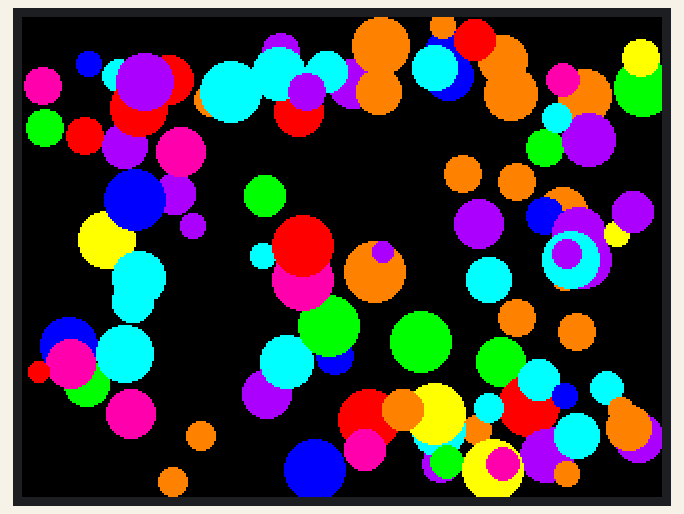
A program run on a simulated Raspberry Pi Pico running MicroPython. Parts: 320×240 colour display. Random numbers come from a fixed seed.

Above: at 0.5 s.
At 3.12 s:
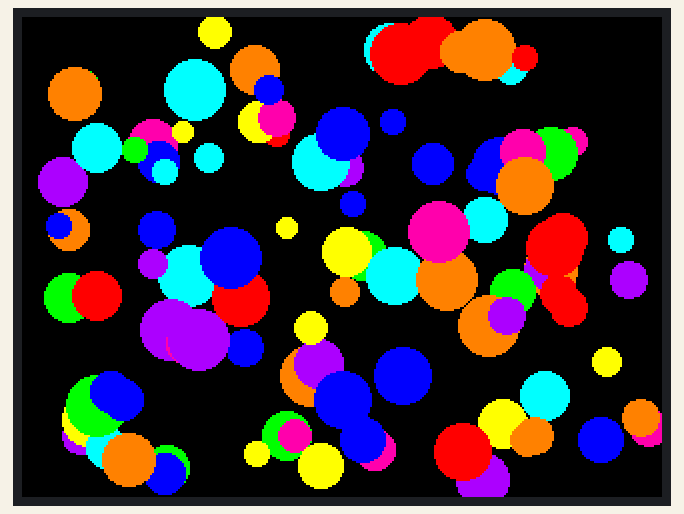
At 5.73 s:
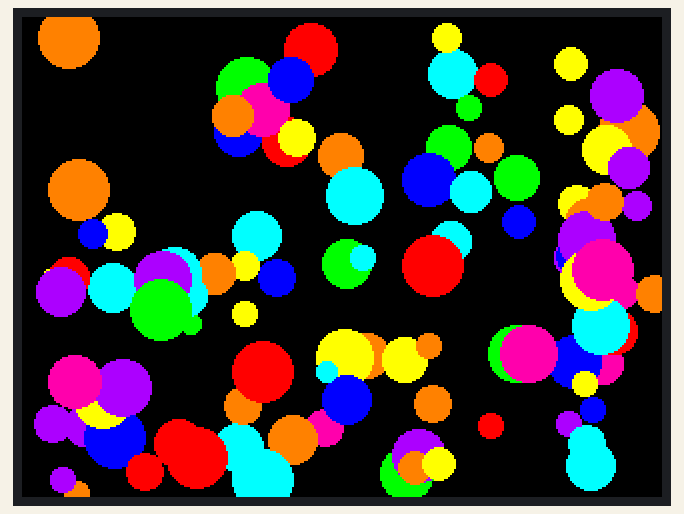
At 10.97 s:
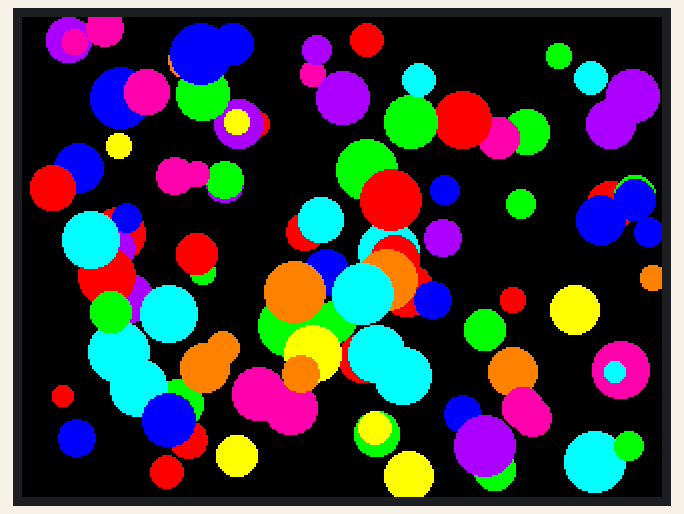
At 16.21 s:
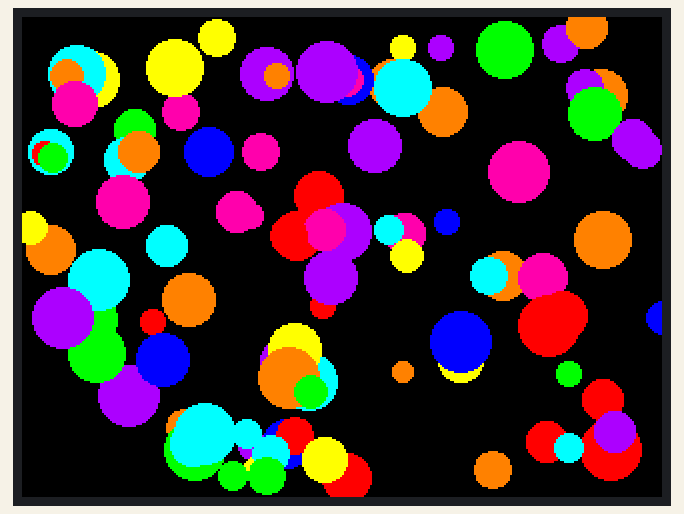
At 21.77 s:
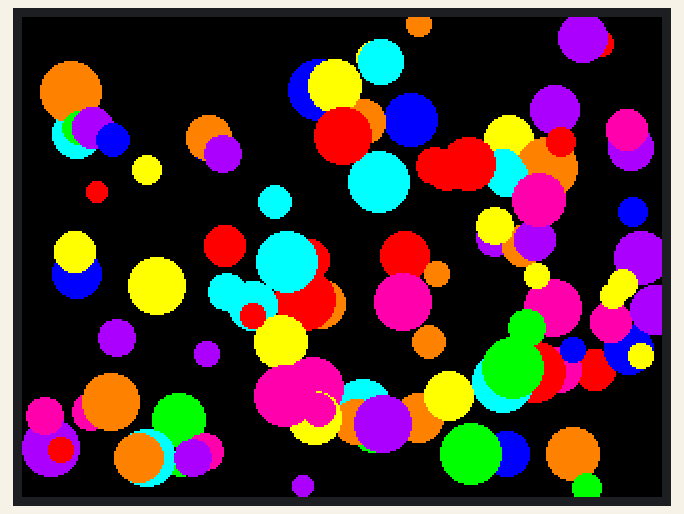

The program:

multiball.py
```python
from picographics import PicoGraphics, DISPLAY_PICO_DISPLAY_2, PEN_P4
import random

# Use P4 colour mode, we don't need more than 16 colours. Saves on RAM
display = PicoGraphics(display=DISPLAY_PICO_DISPLAY_2, pen_type=PEN_P4)
display.set_backlight(0.5)
w, h = display.get_bounds()

# Store the centre of the display X,Y
cWidth = w >> 1
cHeight = h >> 1

# RGB colours to be used
RED = display.create_pen(255,0,0)
ORANGE = display.create_pen(255,128,0)
YELLOW = display.create_pen(255,255,0)
GREEN = display.create_pen(0,255,0)
CYAN = display.create_pen(0,255,255)
BLUE = display.create_pen(0,0,255)
VIOLET = display.create_pen(170,0,255)
PINK = display.create_pen(255,0,170)
BLACK = display.create_pen(0,0,0)

colours = [RED, ORANGE, YELLOW, GREEN, CYAN, BLUE, VIOLET, PINK]


# Method to clear the screen
def clear():
    display.set_pen(BLACK)
    display.clear()


class Ball:
    def __init__(self, x, y, r, dx, dy, colour):
        self.x = x
        self.y = y
        self.r = r
        self.dx = dx
        self.dy = dy
        self.colour = colour

ballCount = 100
balls = []


# Create many balls with random size, random X and Y speed, and random colour
for i in range(0, ballCount):
    radius = random.randint(5,15)
    startX = random.randrange(radius+1,w-radius)
    startY = random.randrange(radius+1,h-radius)
    startDx = random.choice([-10,-9,-8,-7,-6,-5,-4,-3,-2,-1,1,2,3,4,5,6,7,8,9,10])
    startDy = random.choice([-10,-9,-8,-7,-6,-5,-4,-3,-2,-1,1,2,3,4,5,6,7,8,9,10])
    startColour = random.randrange(0, len(colours))
    balls.append(
        Ball(startX, startY, radius, startDx,
            startDy, startColour)
    )


# Do the calculations for every ball, and draw the shapes in the framebuffer
def calculateBallPositions():
    for ball in balls:
        # If edge of ball radius touches an edge, should bounce
        ballXMin = ball.r
        ballXMax = w - ball.r
        ballYMin = ball.r
        ballYMax = h - ball.r

        # If there's a collision on the X or Y axis, reverse the ball's
        # respective direction, and change its colour to another randomly
        if ball.x <= ballXMin or ball.x >= ballXMax:
            ball.dx *= -1
            ball.colour = random.randrange(0, len(colours))
        if ball.y <= ballYMin or ball.y >= ballYMax:
            ball.dy *= -1
            ball.colour = random.randrange(0, len(colours))
        ball.x += ball.dx
        ball.y += ball.dy

        display.set_pen(ball.colour)
        display.circle(ball.x, ball.y, ball.r)


while True:
    clear()
    calculateBallPositions()
    display.update()
```
